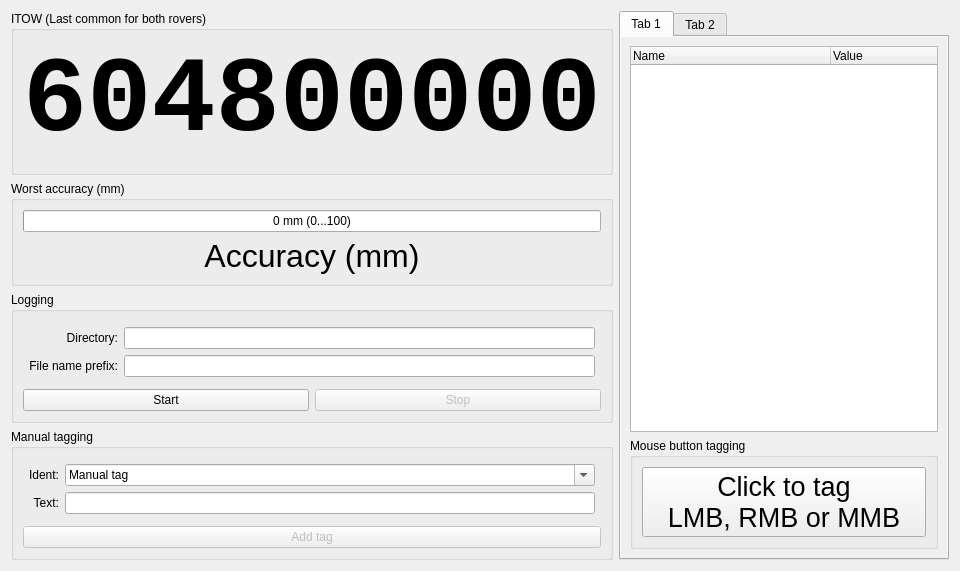
<?xml version="1.0" encoding="UTF-8"?>
<ui version="4.0">
 <class>EssentialsForm</class>
 <widget class="QWidget" name="EssentialsForm">
  <property name="geometry">
   <rect>
    <x>0</x>
    <y>0</y>
    <width>960</width>
    <height>540</height>
   </rect>
  </property>
  <property name="windowTitle">
   <string>Essentials</string>
  </property>
  <layout class="QHBoxLayout" name="horizontalLayout_2" stretch="5,3">
   <item>
    <layout class="QVBoxLayout" name="verticalLayout_Left">
     <item>
      <widget class="QGroupBox" name="groupBox_iTOW_Combined">
       <property name="title">
        <string>ITOW (Last common for both rovers)</string>
       </property>
       <layout class="QVBoxLayout" name="verticalLayout">
        <item>
         <widget class="QLabel" name="label_iTOW_BIG">
          <property name="font">
           <font>
            <family>Consolas</family>
            <pointsize>80</pointsize>
            <weight>75</weight>
            <bold>true</bold>
           </font>
          </property>
          <property name="text">
           <string>604800000</string>
          </property>
         </widget>
        </item>
       </layout>
      </widget>
     </item>
     <item>
      <widget class="QGroupBox" name="groupBox_Accuracy">
       <property name="title">
        <string>Worst accuracy (mm)</string>
       </property>
       <layout class="QGridLayout" name="gridLayout_2">
        <item row="0" column="0">
         <widget class="QProgressBar" name="progressBar_Accuracy">
          <property name="autoFillBackground">
           <bool>false</bool>
          </property>
          <property name="maximum">
           <number>100</number>
          </property>
          <property name="value">
           <number>0</number>
          </property>
          <property name="invertedAppearance">
           <bool>false</bool>
          </property>
          <property name="format">
           <string>%v mm (0...100)</string>
          </property>
         </widget>
        </item>
        <item row="1" column="0">
         <widget class="QLabel" name="label_WorstAccuracy">
          <property name="font">
           <font>
            <pointsize>24</pointsize>
           </font>
          </property>
          <property name="text">
           <string>Accuracy (mm)</string>
          </property>
          <property name="alignment">
           <set>Qt::AlignCenter</set>
          </property>
         </widget>
        </item>
       </layout>
      </widget>
     </item>
     <item>
      <widget class="QGroupBox" name="groupBox_Logging">
       <property name="title">
        <string>Logging</string>
       </property>
       <layout class="QVBoxLayout" name="verticalLayout_2">
        <item>
         <layout class="QGridLayout" name="gridLayout_LogFile">
          <property name="leftMargin">
           <number>6</number>
          </property>
          <property name="topMargin">
           <number>6</number>
          </property>
          <property name="rightMargin">
           <number>6</number>
          </property>
          <property name="bottomMargin">
           <number>6</number>
          </property>
          <item row="0" column="0">
           <widget class="QLabel" name="label_LoggingDirectory">
            <property name="text">
             <string>Directory:</string>
            </property>
            <property name="alignment">
             <set>Qt::AlignRight|Qt::AlignTrailing|Qt::AlignVCenter</set>
            </property>
           </widget>
          </item>
          <item row="0" column="1">
           <widget class="QLineEdit" name="lineEdit_LoggingDirectory"/>
          </item>
          <item row="1" column="0">
           <widget class="QLabel" name="label_LoggingFileNamePrefix">
            <property name="text">
             <string>File name prefix:</string>
            </property>
            <property name="alignment">
             <set>Qt::AlignRight|Qt::AlignTrailing|Qt::AlignVCenter</set>
            </property>
           </widget>
          </item>
          <item row="1" column="1">
           <widget class="QLineEdit" name="lineEdit_LoggingFileNamePrefix"/>
          </item>
         </layout>
        </item>
        <item>
         <layout class="QHBoxLayout" name="horizontalLayout">
          <item>
           <widget class="QPushButton" name="pushButton_StartLogging">
            <property name="text">
             <string>Start</string>
            </property>
           </widget>
          </item>
          <item>
           <widget class="QPushButton" name="pushButton_StopLogging">
            <property name="enabled">
             <bool>false</bool>
            </property>
            <property name="text">
             <string>Stop</string>
            </property>
           </widget>
          </item>
         </layout>
        </item>
       </layout>
      </widget>
     </item>
     <item>
      <widget class="QGroupBox" name="groupBox_ManualTagging">
       <property name="title">
        <string>Manual tagging</string>
       </property>
       <layout class="QVBoxLayout" name="verticalLayout_6">
        <item>
         <layout class="QGridLayout" name="gridLayout_ManualTagging">
          <property name="leftMargin">
           <number>6</number>
          </property>
          <property name="topMargin">
           <number>6</number>
          </property>
          <property name="rightMargin">
           <number>6</number>
          </property>
          <property name="bottomMargin">
           <number>6</number>
          </property>
          <item row="0" column="0">
           <widget class="QLabel" name="label_Tag">
            <property name="text">
             <string>Ident:</string>
            </property>
            <property name="alignment">
             <set>Qt::AlignRight|Qt::AlignTrailing|Qt::AlignVCenter</set>
            </property>
           </widget>
          </item>
          <item row="1" column="0">
           <widget class="QLabel" name="label_TagText">
            <property name="text">
             <string>Text:</string>
            </property>
            <property name="alignment">
             <set>Qt::AlignRight|Qt::AlignTrailing|Qt::AlignVCenter</set>
            </property>
           </widget>
          </item>
          <item row="1" column="1">
           <widget class="QLineEdit" name="lineEdit_TagText"/>
          </item>
          <item row="0" column="1">
           <widget class="QComboBox" name="comboBox_TagIdent">
            <property name="editable">
             <bool>true</bool>
            </property>
            <property name="currentText">
             <string>Manual tag</string>
            </property>
           </widget>
          </item>
         </layout>
        </item>
        <item>
         <widget class="QPushButton" name="pushButton_AddTag">
          <property name="enabled">
           <bool>false</bool>
          </property>
          <property name="text">
           <string>Add tag</string>
          </property>
         </widget>
        </item>
       </layout>
      </widget>
     </item>
    </layout>
   </item>
   <item>
    <widget class="QTabWidget" name="tabWidget">
     <property name="autoFillBackground">
      <bool>true</bool>
     </property>
     <property name="currentIndex">
      <number>0</number>
     </property>
     <widget class="QWidget" name="tab">
      <property name="autoFillBackground">
       <bool>true</bool>
      </property>
      <attribute name="title">
       <string>Tab 1</string>
      </attribute>
      <layout class="QVBoxLayout" name="verticalLayout_4">
       <item>
        <layout class="QVBoxLayout" name="verticalLayout_3" stretch="4,1">
         <property name="spacing">
          <number>6</number>
         </property>
         <item>
          <widget class="QTreeWidget" name="treeWidget">
           <property name="autoFillBackground">
            <bool>false</bool>
           </property>
           <property name="itemsExpandable">
            <bool>false</bool>
           </property>
           <property name="headerHidden">
            <bool>false</bool>
           </property>
           <property name="expandsOnDoubleClick">
            <bool>false</bool>
           </property>
           <property name="columnCount">
            <number>2</number>
           </property>
           <attribute name="headerDefaultSectionSize">
            <number>200</number>
           </attribute>
           <column>
            <property name="text">
             <string notr="true">Name</string>
            </property>
           </column>
           <column>
            <property name="text">
             <string notr="true">Value</string>
            </property>
           </column>
          </widget>
         </item>
         <item>
          <widget class="QGroupBox" name="groupBox_MouseButtonTag">
           <property name="title">
            <string>Mouse button tagging</string>
           </property>
           <layout class="QGridLayout" name="gridLayout">
            <item row="0" column="0">
             <widget class="RightClickPushButton" name="pushButton_MouseTag">
              <property name="sizePolicy">
               <sizepolicy hsizetype="Minimum" vsizetype="Expanding">
                <horstretch>0</horstretch>
                <verstretch>0</verstretch>
               </sizepolicy>
              </property>
              <property name="font">
               <font>
                <pointsize>20</pointsize>
               </font>
              </property>
              <property name="text">
               <string>Click to tag 
LMB, RMB or MMB</string>
              </property>
             </widget>
            </item>
           </layout>
          </widget>
         </item>
        </layout>
       </item>
      </layout>
     </widget>
     <widget class="QWidget" name="tab_2">
      <property name="autoFillBackground">
       <bool>true</bool>
      </property>
      <attribute name="title">
       <string>Tab 2</string>
      </attribute>
      <widget class="QCheckBox" name="checkBox_PlaySound">
       <property name="geometry">
        <rect>
         <x>10</x>
         <y>110</y>
         <width>328</width>
         <height>17</height>
        </rect>
       </property>
       <property name="text">
        <string>Play sound effects</string>
       </property>
       <property name="checked">
        <bool>false</bool>
       </property>
      </widget>
      <widget class="QScrollBar" name="horizontalScrollBar_Volume_MouseButtonTagging">
       <property name="geometry">
        <rect>
         <x>70</x>
         <y>40</y>
         <width>261</width>
         <height>16</height>
        </rect>
       </property>
       <property name="maximum">
        <number>100</number>
       </property>
       <property name="singleStep">
        <number>10</number>
       </property>
       <property name="value">
        <number>100</number>
       </property>
       <property name="orientation">
        <enum>Qt::Horizontal</enum>
       </property>
      </widget>
      <widget class="QLabel" name="label_2">
       <property name="geometry">
        <rect>
         <x>10</x>
         <y>70</y>
         <width>47</width>
         <height>16</height>
        </rect>
       </property>
       <property name="text">
        <string>TextLabel</string>
       </property>
      </widget>
      <widget class="QScrollBar" name="horizontalScrollBar_Volume_DistanceReceived">
       <property name="geometry">
        <rect>
         <x>70</x>
         <y>70</y>
         <width>261</width>
         <height>16</height>
        </rect>
       </property>
       <property name="maximum">
        <number>100</number>
       </property>
       <property name="singleStep">
        <number>10</number>
       </property>
       <property name="value">
        <number>100</number>
       </property>
       <property name="orientation">
        <enum>Qt::Horizontal</enum>
       </property>
      </widget>
      <widget class="QLabel" name="label_FluctuationHistoryLength">
       <property name="geometry">
        <rect>
         <x>10</x>
         <y>10</y>
         <width>175</width>
         <height>16</height>
        </rect>
       </property>
       <property name="text">
        <string>Fluctuation history length (samples):</string>
       </property>
       <property name="alignment">
        <set>Qt::AlignRight|Qt::AlignTrailing|Qt::AlignVCenter</set>
       </property>
      </widget>
      <widget class="QSpinBox" name="spinBox_FluctuationHistoryLength">
       <property name="geometry">
        <rect>
         <x>191</x>
         <y>10</y>
         <width>51</width>
         <height>20</height>
        </rect>
       </property>
       <property name="minimum">
        <number>1</number>
       </property>
       <property name="maximum">
        <number>6000</number>
       </property>
       <property name="value">
        <number>10</number>
       </property>
      </widget>
      <widget class="QLabel" name="label">
       <property name="geometry">
        <rect>
         <x>10</x>
         <y>40</y>
         <width>47</width>
         <height>16</height>
        </rect>
       </property>
       <property name="text">
        <string>TextLabel</string>
       </property>
      </widget>
     </widget>
    </widget>
   </item>
  </layout>
 </widget>
 <customwidgets>
  <customwidget>
   <class>RightClickPushButton</class>
   <extends>QPushButton</extends>
   <header>rightclickpushbutton.h</header>
  </customwidget>
 </customwidgets>
 <resources/>
 <connections/>
</ui>
